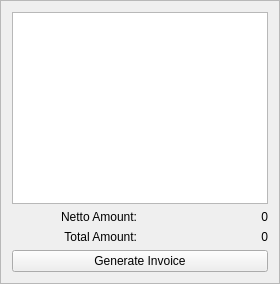
              <widget class="QFrame" name="frame_8">
               <property name="frameShape">
                <enum>QFrame::StyledPanel</enum>
               </property>
               <property name="frameShadow">
                <enum>QFrame::Raised</enum>
               </property>
               <layout class="QGridLayout" name="gridLayout_15">
                <item row="3" column="0" colspan="2">
                 <widget class="QPushButton" name="generateInvoiceButton_2">
                  <property name="text">
                   <string>Generate Invoice</string>
                  </property>
                 </widget>
                </item>
                <item row="1" column="0">
                 <widget class="QLabel" name="nettoAmountLabel_2">
                  <property name="text">
                   <string>Netto Amount:</string>
                  </property>
                  <property name="alignment">
                   <set>Qt::AlignRight|Qt::AlignTrailing|Qt::AlignVCenter</set>
                  </property>
                 </widget>
                </item>
                <item row="1" column="1">
                 <widget class="QLabel" name="nettoAmountResultLabel_2">
                  <property name="text">
                   <string>0</string>
                  </property>
                  <property name="alignment">
                   <set>Qt::AlignRight|Qt::AlignTrailing|Qt::AlignVCenter</set>
                  </property>
                 </widget>
                </item>
                <item row="2" column="0">
                 <widget class="QLabel" name="totalAmountLabel_2">
                  <property name="text">
                   <string>Total Amount:</string>
                  </property>
                  <property name="alignment">
                   <set>Qt::AlignRight|Qt::AlignTrailing|Qt::AlignVCenter</set>
                  </property>
                 </widget>
                </item>
                <item row="0" column="0" colspan="2">
                 <widget class="QTableView" name="tableView_7"/>
                </item>
                <item row="2" column="1">
                 <widget class="QLabel" name="totalAmountResultLabel_2">
                  <property name="text">
                   <string>0</string>
                  </property>
                  <property name="alignment">
                   <set>Qt::AlignRight|Qt::AlignTrailing|Qt::AlignVCenter</set>
                  </property>
                 </widget>
                </item>
               </layout>
              </widget>
